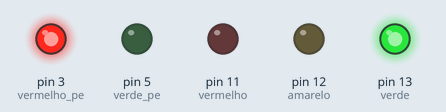
This sketch was run on a simulated Arduino Uno, built with avr-gcc and run on an emulated ATmega328P. Parts: output pins drawn as LEDs (lit = HIGH).

Above: at 1.5 s.
At 3.45 s:
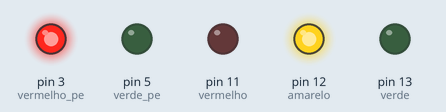
At 3.95 s:
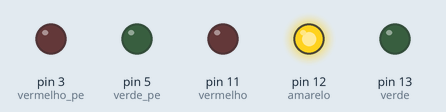
At 5.5 s:
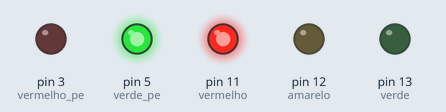
Timing chart, 0 to 9.1 s (numbered marks = the images above):
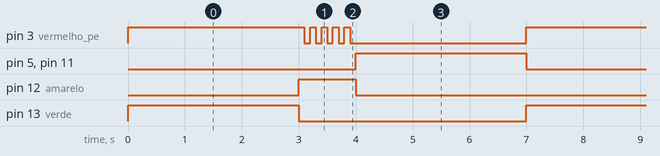

The sketch:

semaforo_Andrisa.ino
```cpp
int verde = 13;
int amarelo = 12;
int vermelho = 11;
int verde_pe = 5;
int vermelho_pe = 3;

void setup() {
  pinMode (verde, OUTPUT);  // put your setup code here, to run once:
  pinMode (amarelo, OUTPUT);
  pinMode (vermelho, OUTPUT);
  pinMode (verde_pe, OUTPUT);
  pinMode (vermelho_pe, OUTPUT);

}

void loop() {

  digitalWrite (verde, HIGH); // green on
  digitalWrite (vermelho_pe, HIGH); // red pedestrian on
    delay (3000);
  digitalWrite (verde, LOW); // green off
    digitalWrite (vermelho_pe, LOW); // red pedestrian off
  digitalWrite (amarelo, HIGH); // yellow on

  if (amarelo, HIGH) {

    digitalWrite (vermelho_pe, HIGH); // red pedestrian on
      delay (100);
    digitalWrite (vermelho_pe, LOW); // red pedestrian off
      delay (100);
    digitalWrite (vermelho_pe, HIGH); // red pedestrian on
      delay (100);
    digitalWrite (vermelho_pe, LOW); // red pedestrian off
      delay (100);
    digitalWrite (vermelho_pe, HIGH); // red pedestrian on
      delay (100);
    digitalWrite (vermelho_pe, LOW); // red pedestrian off
      delay (100);
    digitalWrite (vermelho_pe, HIGH); // red pedestrian on
      delay (100);
    digitalWrite (vermelho_pe, LOW); // red pedestrian off
      delay (100);
    digitalWrite (vermelho_pe, HIGH); // red pedestrian on
      delay (100);
    digitalWrite (vermelho_pe, LOW); // red pedestrian off
      delay (100);
    digitalWrite (amarelo, LOW); // yellow off
  }

  digitalWrite (vermelho, HIGH); // red on
  digitalWrite (verde_pe, HIGH); //green pedestrian on
    delay (3000);
  digitalWrite (vermelho, LOW); // red off
    digitalWrite (verde_pe, LOW); //green pedestrian off

}
```

Measured:
- by itself, pin 3 (vermelho_pe): repeats every 7.0 s: 4 × (LOW 0.10 s, HIGH 0.10 s), LOW 3.1 s, HIGH 3.1 s
- by itself, pin 5 (verde_pe), pin 11 (vermelho), pin 13 (verde): alternates HIGH for 3.0 s and LOW for 4.0 s
- by itself, pin 12 (amarelo): alternates HIGH for 1.0 s and LOW for 6.0 s
